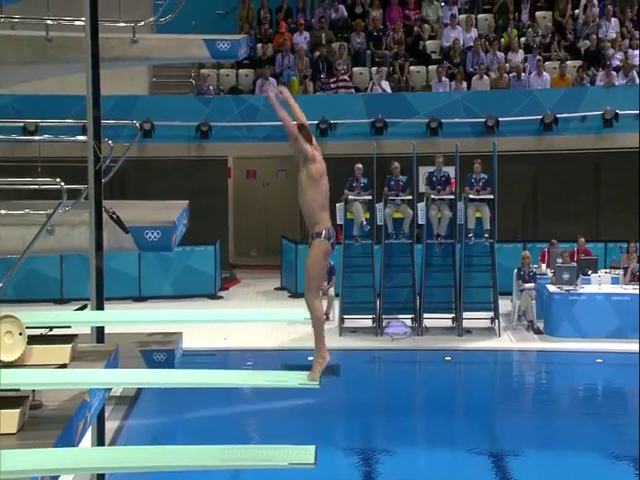
#> input picture frame 8 of yolov3/validation/videos/_tigfCJFLZg_00347.mp4, 640 x 480 px, given in place of _tigfCJFLZg_00146.mp4, which was not available
$ python optical_flow_tut.py
#> lines starting #> are read from the running program, lines starting #| are printed output that depends on the picture; pictures that were not available may be replaced by others from this repository, and a replacement may not be noted
import numpy as np
import cv2 as cv

# Lukas

# VIDEOPATH = "https://www.bogotobogo.com/python/OpenCV_Python/images/mean_shift_tracking/slow_traffic_small.mp4"
VIDEOPATH = 'C:\\Users\\Julius\\OneDrive - bwedu\\Studium\\06_Semester\\Deep Learning\\Videos\\_tigfCJFLZg_00146.mp4'
backSub2 = cv.createBackgroundSubtractorMOG2(detectShadows=False)


cap = cv.VideoCapture(VIDEOPATH)
ret, frame1 = cap.read()
#> frame1 is the input picture: shape (480, 640, 3); mean B, G, R 115.9, 100.3, 74.5
prvs = cv.cvtColor(frame1,cv.COLOR_BGR2GRAY)
hsv = np.zeros_like(frame1)
hsv[...,1] = 255
while(1):

    ret, frame2 = cap.read()
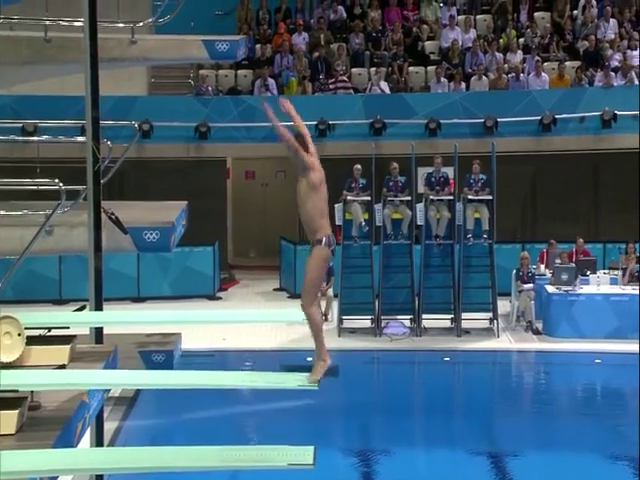
#> input picture frame 9 of yolov3/validation/videos/_tigfCJFLZg_00347.mp4, 640 x 480 px, given in place of _tigfCJFLZg_00146.mp4, which was not available
#> frame2 is the input picture: shape (480, 640, 3); mean B, G, R 116.2, 100.3, 74.9
    next = cv.cvtColor(frame2,cv.COLOR_BGR2GRAY)
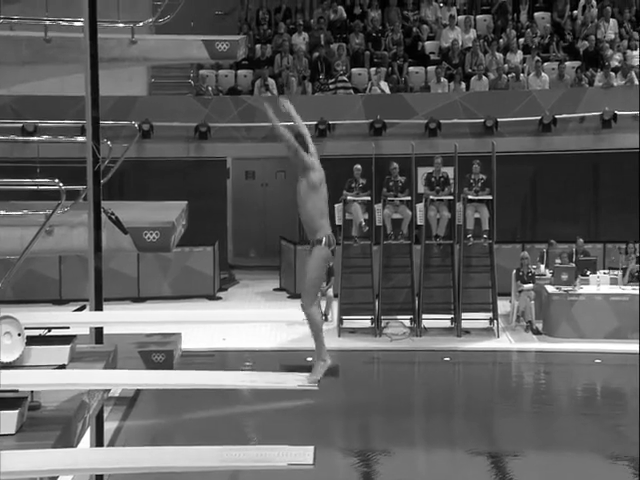
#> next: shape (480, 640); min 0, max 255, mean 94.5
    flow = cv.calcOpticalFlowFarneback(prvs,next, None, 0.5, 3, 15, 3, 7, 1.5, 0)
    mag, ang = cv.cartToPolar(flow[...,0], flow[...,1])
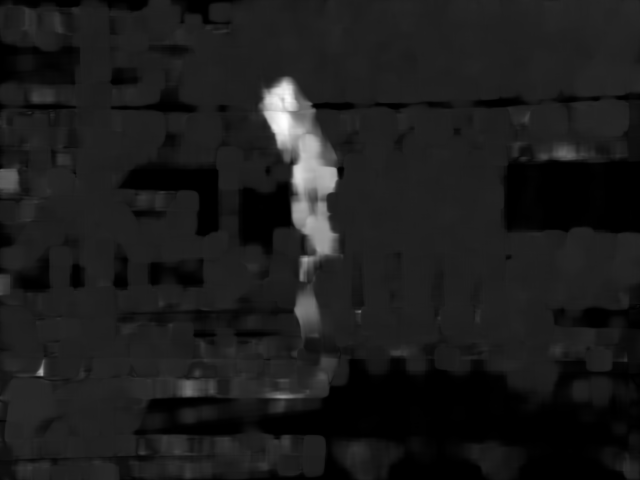
#> mag: shape (480, 640) float32; min 4.45e-07, max 11.9, mean 1.31; drawn with min black and max white
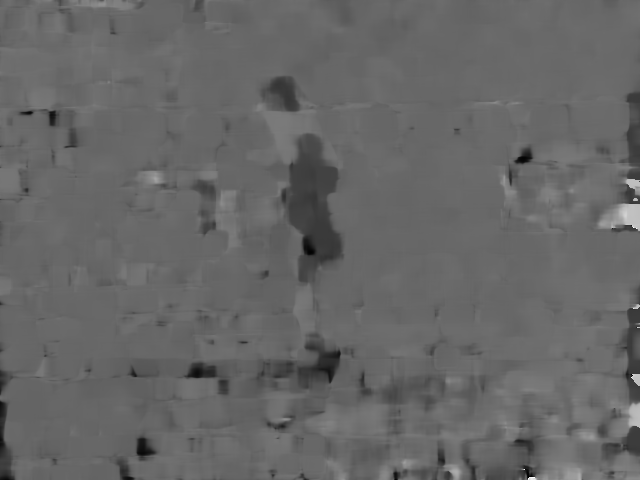
#> ang: shape (480, 640) float32; min 0.114, max 6.27, mean 2.6; drawn with min black and max white
    hsv[...,0] = ang*180/np.pi/2
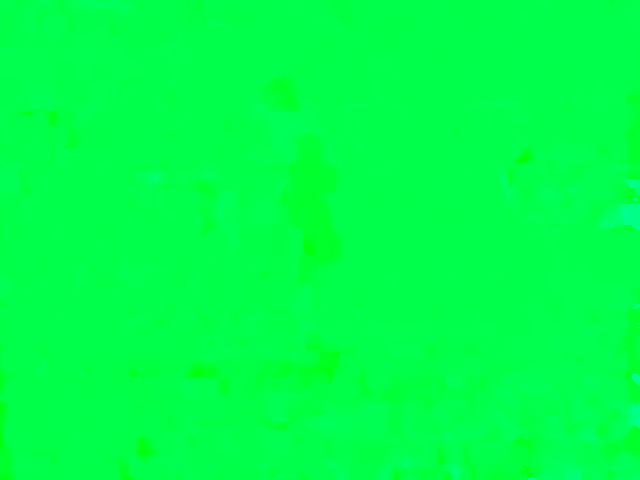
#> hsv: shape (480, 640, 3); mean of channels 0, 1, 2 73.8, 255, 0; drawn as B, G, R
    hsv[...,2] = cv.normalize(mag,None,0,255,cv.NORM_MINMAX)
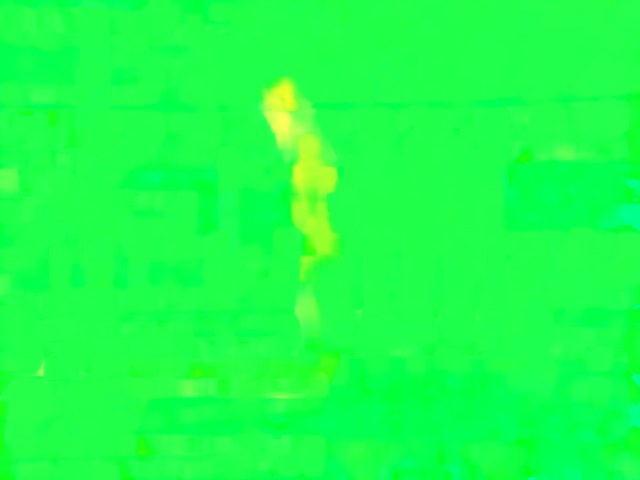
#> hsv: shape (480, 640, 3); mean of channels 0, 1, 2 73.8, 255, 27.7; drawn as B, G, R
    bgr = cv.cvtColor(hsv,cv.COLOR_HSV2BGR)
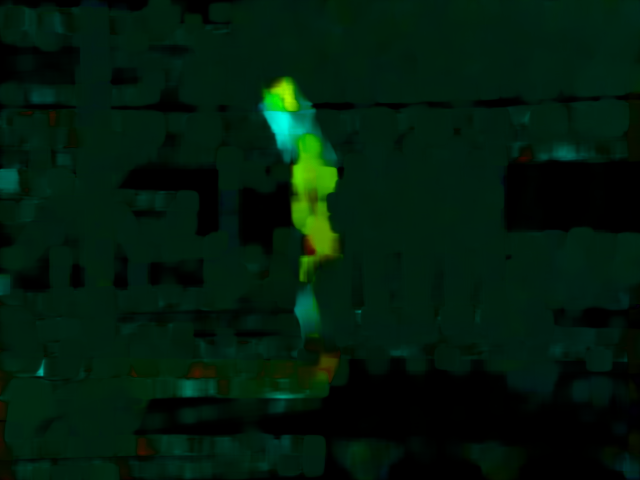
#> bgr: shape (480, 640, 3); mean B, G, R 12.2, 27.6, 1.3


    cv.imshow('frame2',bgr)
    #TODO all colored white ?

    k = cv.waitKey(30) & 0xff
#> (key Esc is pressed here)
    if k == 27:
        break
    elif k == ord('s'):
        cv.imwrite('opticalfb.png',frame2)
        cv.imwrite('opticalhsv.png',bgr)
    prvs = next

$ run again, starting later in the video
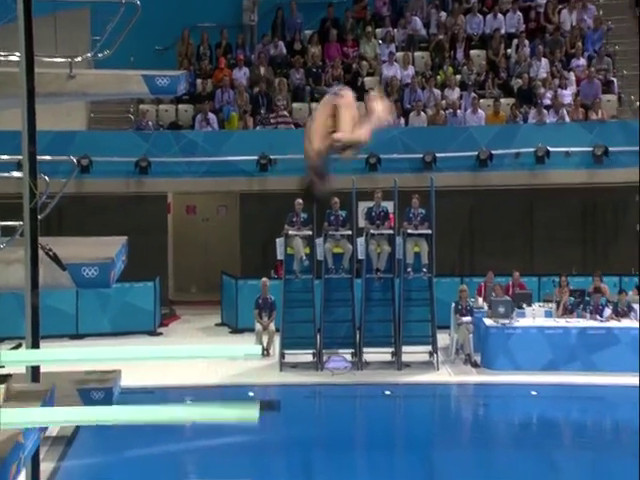
#> input picture frame 39 of yolov3/validation/videos/_tigfCJFLZg_00347.mp4, 640 x 480 px, given in place of _tigfCJFLZg_00146.mp4, which was not available
#> frame1 is the input picture: shape (480, 640, 3); mean B, G, R 109.8, 91.9, 69.8
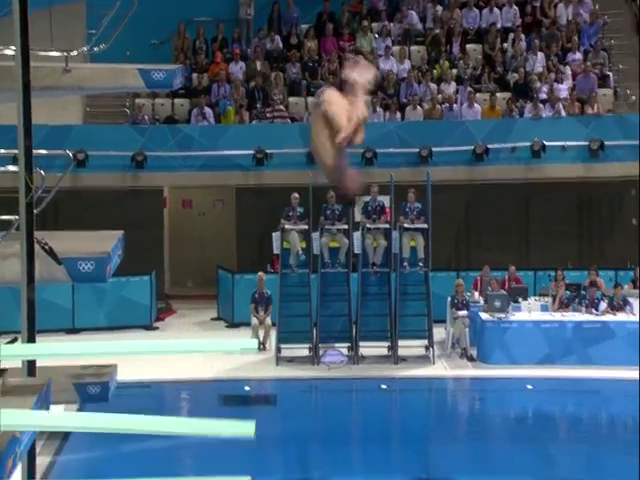
#> input picture frame 40 of yolov3/validation/videos/_tigfCJFLZg_00347.mp4, 640 x 480 px, given in place of _tigfCJFLZg_00146.mp4, which was not available
#> frame2 is the input picture: shape (480, 640, 3); mean B, G, R 110.6, 92.5, 69.6
#> `bgr = cv.cvtColor(hsv,cv.COLOR_HSV2BGR)`:
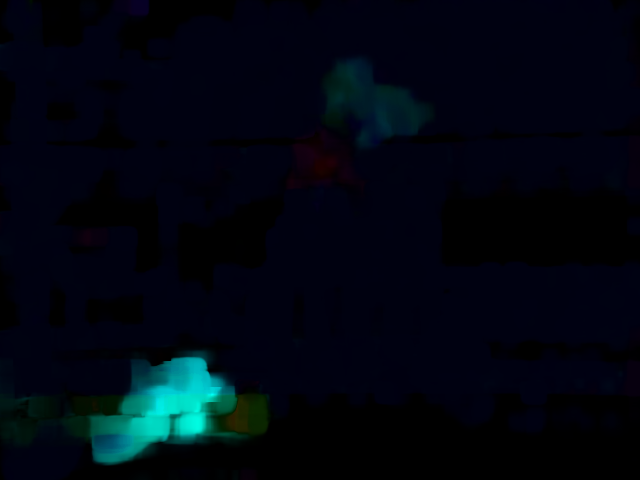
#> bgr: shape (480, 640, 3); mean B, G, R 16.4, 6.3, 0.3

$ run again, starting later in the video
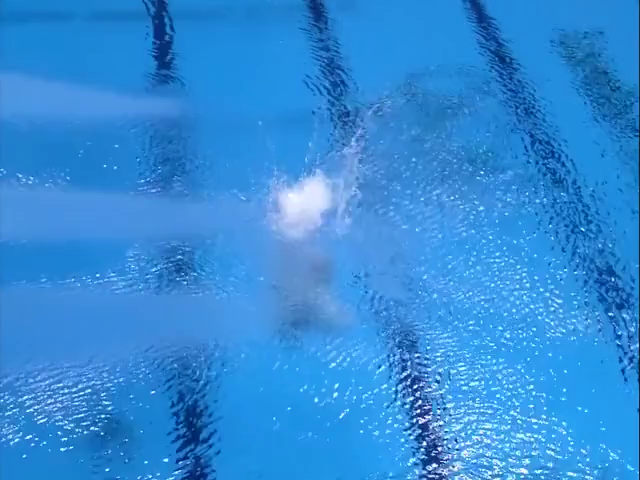
#> input picture frame 69 of yolov3/validation/videos/_tigfCJFLZg_00347.mp4, 640 x 480 px, given in place of _tigfCJFLZg_00146.mp4, which was not available
#> frame1 is the input picture: shape (480, 640, 3); mean B, G, R 216.3, 139.7, 49.8
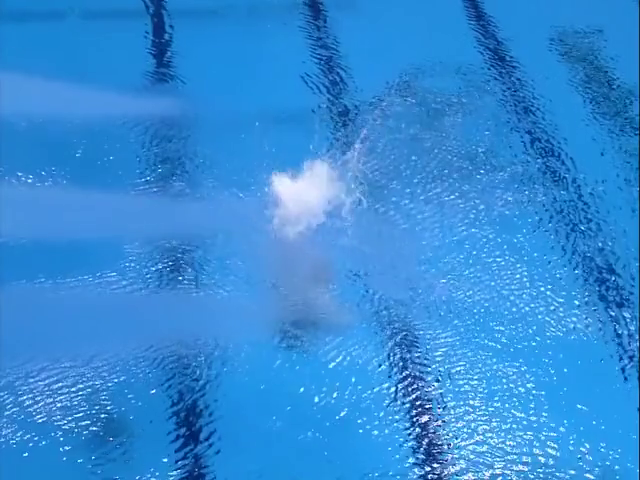
#> input picture frame 70 of yolov3/validation/videos/_tigfCJFLZg_00347.mp4, 640 x 480 px, given in place of _tigfCJFLZg_00146.mp4, which was not available
#> frame2 is the input picture: shape (480, 640, 3); mean B, G, R 216.3, 139.9, 50.8
#> `bgr = cv.cvtColor(hsv,cv.COLOR_HSV2BGR)`:
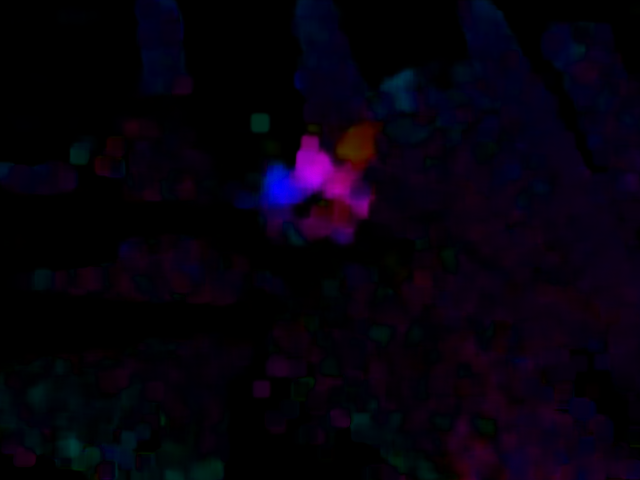
#> bgr: shape (480, 640, 3); mean B, G, R 12.5, 1.2, 5.9
